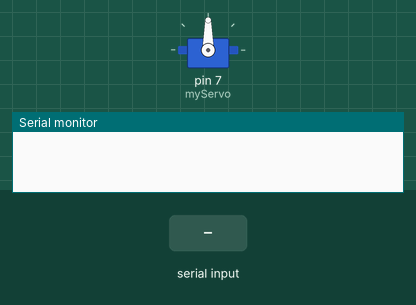
Simulated run of this sketch. Board: Arduino Uno, built with avr-gcc and run on an emulated ATmega328P. Parts: servo, the last lines printed to the serial monitor. The inputs (shaded band) are chosen by the test bench.

Above: at 1.2 s.
1.3 s: "30,150\n" received over Serial
At 2.5 s:
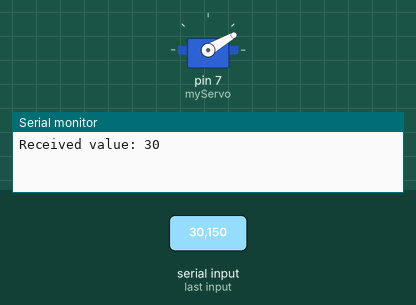
2.8 s: "5\n" received over Serial
At 4.0 s:
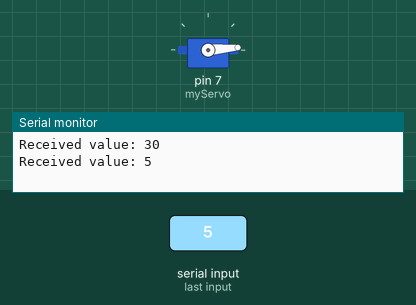
4.3 s: "200\n" received over Serial
At 4.7 s:
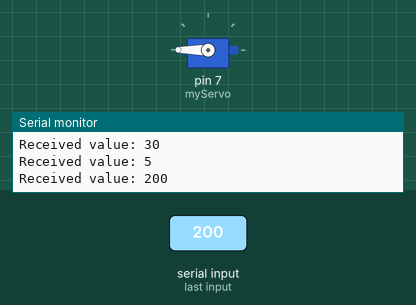
5.8 s: "90,45\n" received over Serial
At 6.4 s:
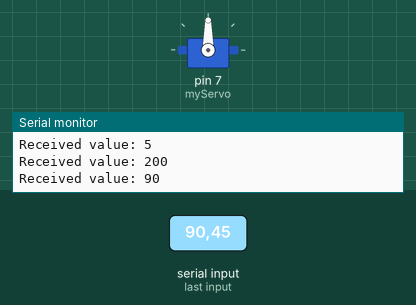
Timing chart, 0 to 8.3 s (numbered marks = the images above; inputs shaded):
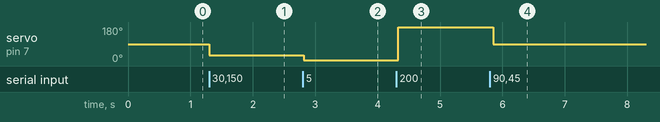

The sketch:

servo_motor.ino
```cpp
#include <Servo.h>

Servo myServo;  // 서보모터 객체 생성

void setup() {
  Serial.begin(115200);  // 시리얼 통신 속도 설정
  myServo.attach(7);  // 서보모터를 7번 핀에 연결
}

void loop() {
  if (Serial.available() > 0) {
    // 시리얼 버퍼에서 데이터를 읽어옴
    String data_str = Serial.readStringUntil('\n');

    if (data_str != "") {
      int received_value = data_str.toInt();  // 문자열을 정수로 변환
      Serial.print("Received value: ");
      Serial.println(received_value);

      // 서보모터 제어
      int angle = map(received_value, 0, 179, 0, 180);  // 입력값을 서보 각도로 변환
      myServo.write(angle);  // 서보모터 각도 설정
      delay(15);  // 서보모터가 목표 각도로 도달할 때까지 대기
    }
  }

  delay(100);  // 100ms 지연
}
```

Measured:
- after the input at 1.3 s, servo on pin 7 (myServo): 90° → 30° at once
- after the input at 2.8 s, servo on pin 7 (myServo): 30° → 5° at once
- after the input at 4.3 s, servo on pin 7 (myServo): 5° → 180° at once
- after the input at 5.8 s, servo on pin 7 (myServo): 180° → 90° after 0.05 s
